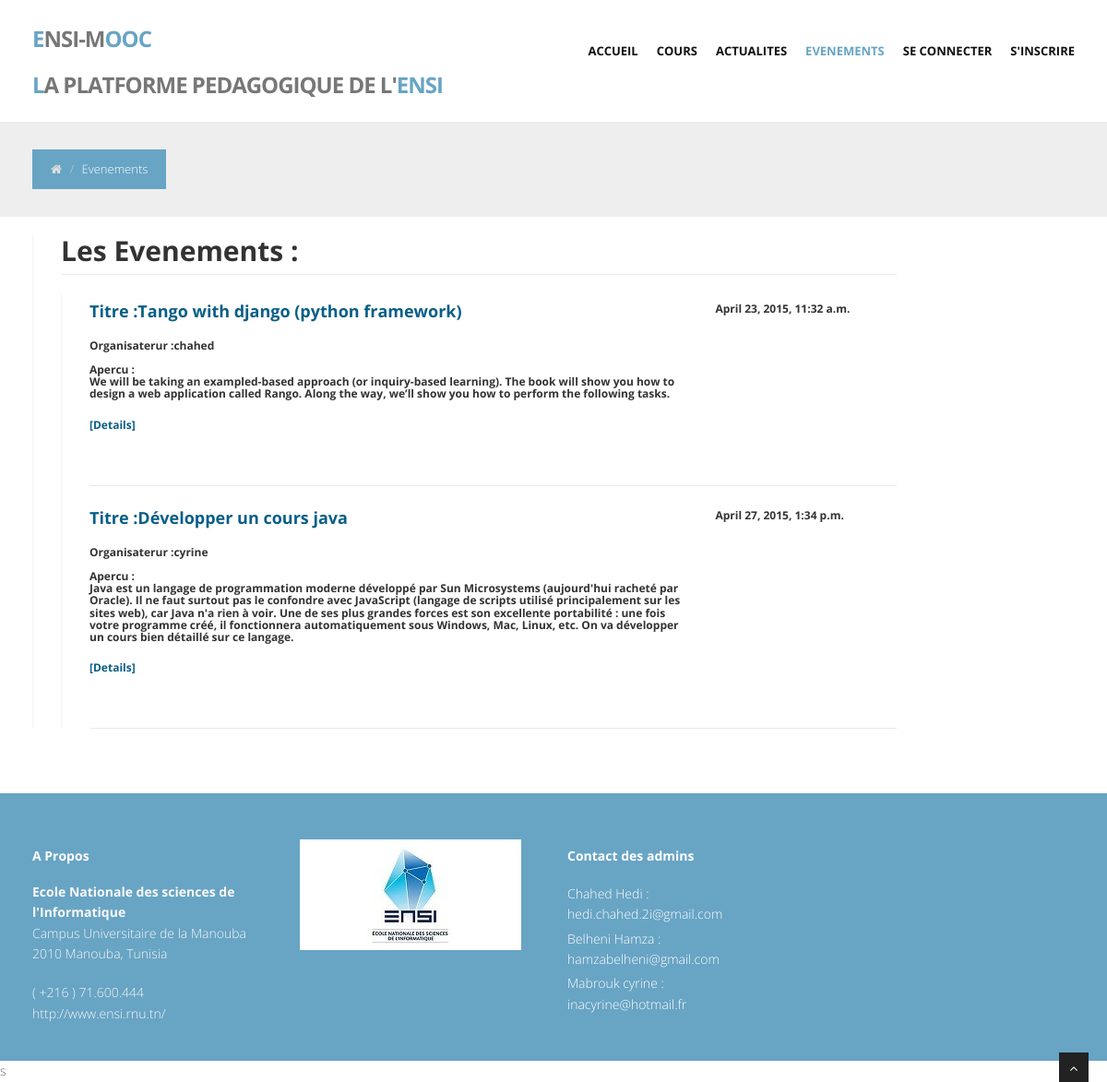
Screenshot of /home/evenements/ with the database file from the repository.
### home/models.py (models this page shows)
class Event(models.Model):
    Tiitre=models.CharField(max_length=50)
    Appercu=models.TextField()
    Organisateur = models.CharField(max_length=100)
    Duree = models.CharField(max_length=42)
    Pre_requis = models.TextField(null=True,max_length=200)
    Programme = models.TextField(null=True)
    date = models.DateTimeField(auto_now_add=True, auto_now=False,verbose_name="Date de parution",null=True)

### home/views.py (the view)
def participer(request):
    evt_list = Event.objects.order_by()
    usg = Group.objects.get(name="enseignant").user_set.all()
    if request.method == 'POST':
        form = EvenementForm(request.POST)
        if form.is_valid():
            form.save(commit=True)
            return participer(request)
        else:
            print (form.errors)
    else:
        form = EvenementForm()
    return render(request, 'rango/evenements.html',{'form':form,'a': evt_list,'usg':usg})

### templates/rango/evenements.html (shortened to what this page needs)
<!DOCTYPE html>
{% load staticfiles %}
<html lang="en" xmlns="http://www.w3.org/1999/html">
<head>
<link href="{% static "css/bootstrap.min.css"%}" rel="stylesheet" />
<link href="{% static "css/fancybox/jquery.fancybox.css" % }" rel="stylesheet">
<link href="{% static "css/jcarousel.css"%}" rel="stylesheet" />
<link href="{% static "css/flexslider.css"%}" rel="stylesheet" />
<link href="{% static "css/style.css"%}" rel="stylesheet" />
<link href="{% static "css/stylediv.css"%}" rel="stylesheet" />
<link href="{% static "skins/default.css" %}" rel="stylesheet" />
</head>
<body>
<div id="wrapper">
	<header>
        <div class="navbar navbar-default navbar-static-top">
            <div class="container">
                <div class="navbar-header">
                     <a class="navbar-brand" href="http://127.0.0.1:8000/home/"><span>E</span>NSI-M<span>ooc</span></a><br>
                    <a class="navbar-brand"><span>L</span>a platforme pedagogique de L'<a class="navbar-brand" href="http://www.ensi.rnu.tn"><span>ENSI</span></a></a>
                </div>
                <div class="navbar-collapse collapse ">
                    <ul class="nav navbar-nav">
                        <li><a href="http://127.0.0.1:8000/home/">Accueil</a></li>
                        <li><a href="/home/cours/">Cours</a></li>
                        <li ><a href="/home/actualites/">Actualites</a></li>
                          <li class="active"><a href="/home/evenements/">Evenements</a></li>
                        {% if user.is_authenticated %}
                        <li class="active"><a  style="color:#8fdb54">{{ user.username}} Connecte</a></li>
                        <li><a href="http://127.0.0.1:8000/home/deconnexion">Deconnecter</a></li>
                        {% else %}
                        <li><a href="http://127.0.0.1:8000/home/connexion/">Se connecter</a></li>
                        <li><a href="/home/inscription/">S'inscrire</a></li>
                        {% endif %}
                    </ul>
                </div>
            </div>
        </div>
	</header>
    <section id="inner-headline">
	<div class="container" >
		<div class="row">
			<div class="col-lg-12">
				<ul class="breadcrumb">
					<li><a href="/home/"><i class="fa fa-home"></i></a></li>
					<li class="active">Evenements</li>
				</ul>
			</div>
		</div>
	</div>
	</section>
	<section>
	<div class="container">
		<div class="row">
			<div class="col-lg-10">
             <aside class="right-sidebar">
              <h2 class="widgetheading">Les Evenements :</h2>
				<div class="widget">
                <aside class="right-sidebar">
                 <ul class="cat">
					{% if a %}
                   {% for c in a %}
                <li class="widgetheading">
                    <div class="row">
			        <div class="col-lg-9">
                    <h4 style="color: #085e86 ">Titre :{{ c.Tiitre }} </h4>
                    <h6> Organisaterur :{{ c.Organisateur}} </br></br>
                         Apercu :</br>{{ c.Appercu }}</h6>
                    <h6><a style="color: #085e86 " href="{% url "home.views.devenirmembre" c.id %}">[Details] </a></h6>
                    </div>
                    <div class="col-lg-3">
                        <h6>{{ c.date }}</h6>
                        </div>
                    </li>
                {% endfor %}
                 </ul>
                 </aside>
        {% else %}
            <strong>Pas d'evenements disponibles</strong>
        {% endif %}
                    </aside>
					</div>
        <div class="col-lg-2">
             <div id="content">
        </div>
			</div>
		</div>
	</section>
	<footer>
	<div class="container">
		<div class="row">
			<div class="col-lg-3">
				<div class="widget">
					<h5 class="widgetheading">A Propos</h5>
					<address>
					<strong>Ecole Nationale des sciences de l'Informatique</strong><br>
					 Campus Universitaire de la Manouba<br>
					 2010   Manouba, Tunisia</address>
					<p>
						( +216 ) 71.600.444<br>
						 http://www.ensi.rnu.tn/
					</p>
				</div>
			</div>
			<div class="col-lg-3">
				<div>
                                 <img src="{% static "img/ensi.jpg"%}"></img>
				</div>
			</div>
			<div class="col-lg-3">
				<div class="widget">
					<h5 class="widgetheading">Contact des admins</h5>
					<ul class="link-list">
						<li><a>Chahed Hedi : hedi.chahed.2i@gmail.com</a></li>
						<li><a>Belheni Hamza : hamzabelheni@gmail.com</a></li>
						<li><a>Mabrouk cyrine :</a> <br> <a>inacyrine@hotmail.fr</a></li>
					</ul>
				</div>
			</div>
		</div>
	</div>
	</footer>
</div>
<a href="#" class="scrollup"><i class="fa fa-angle-up active"></i></a>
<script src="{% static "js/jquery.fancybox-media.js"%}"></script>s
</body>
</html>

### static/css/style.css (style rules this page uses)
body { font-family:'Open Sans', Arial, sans-serif; font-size:14px; font-weight:300; line-height:1.6em; color:#656565; }
h1,h2, h3, h4, h5, h6 { font-family:'Open Sans', Arial, sans-serif; font-weight:700; line-height:1.1em; color:#333; margin-bottom: 20px; }
.container { padding:0 20px 0 20px; position:relative; }
#wrapper { width:100%; margin:0; padding:0; }
.row,.row-fluid { margin-bottom:30px; }
.row .row,.row-fluid .row-fluid { margin-bottom:30px; }
header .navbar { margin-bottom: 0; }
.navbar-default { border: none; }
.navbar-brand { color: #222; text-transform: uppercase; font-size: 24px; font-weight: 700; line-height: 1em; letter-spacing: -1px; margin-top: 30px; padding: 0 0 0 15px; }
header .navbar-collapse ul.navbar-nav { float: right; margin-right: 0; }
header .navbar-default { background-color: #fff; }
header .nav li a:hover, header .nav li a:focus, header .nav li.active a, header .nav li.active a:hover, header .nav li a.dropdown-toggle:hover, header .nav li a.dropdown-toggle:focus, header .nav li.active ul.dropdown-menu li a:hover, header .nav li.active ul.dropdown-menu li.active a { -webkit-transition: all .3s ease; -moz-transition: all .3s ease; -ms-transition: all .3s ease; -o-transition: all .3s ease; transition: all .3s ease; }
header .navbar { min-height: 100px; }
header .navbar-nav > li { padding-bottom: 30px; padding-top: 30px; }
header .navbar-nav > li > a { padding-bottom: 6px; padding-top: 5px; margin-left: 2px; line-height: 30px; font-weight: 700; -webkit-transition: all .3s ease; -moz-transition: all .3s ease; -ms-transition: all .3s ease; -o-transition: all .3s ease; transition: all .3s ease; }
.navbar-default .navbar-nav > .active > a, .navbar-default .navbar-nav > .active > a:hover, .navbar-default .navbar-nav > .active > a:focus { background-color: #fff; }
header ul.nav li { border:none; margin:0; }
header ul.nav li a { font-size:12px; border:none; font-weight:700; text-transform:uppercase; }
.navbar .nav > li > a { color: #111; text-shadow: none; }
.navbar .nav > .active > a,.navbar .nav > .active > a:hover { background:none; font-weight:700; }
#content { position:relative; background:#fff; padding:50px 0 40px 0; }
#inner-headline { background:#eee; position:relative; margin:0; padding:0; color:#fcfcfc; }
#inner-headline ul.breadcrumb { margin:30px 0 0; float:left; }
#inner-headline ul.breadcrumb li { margin-bottom:0; padding-bottom:0; }
#inner-headline ul.breadcrumb li { font-size:13px; color:#fff; }
#inner-headline ul.breadcrumb li i { color:#dedede; }
#inner-headline ul.breadcrumb li a { color:#fff; }
ul.link-list { margin:0; padding:0; list-style:none; }
ul.link-list li { margin:0; padding:2px 0 2px 0; list-style:none; }
footer ul.link-list li a { color:#fff; }
.widgetheading { width:100%; padding:0; }
aside .widgetheading { position: relative; border-bottom: #e9e9e9 1px solid; padding-bottom: 9px; }
footer .widgetheading { position: relative; }
aside { position:relative; margin-bottom:40px; }
.right-sidebar { border-left:1px solid #f5f5f5; padding:0 0 0 30px; -webkit-box-shadow:inset 1px 0 0 0 rgba(0,0,0,.01); box-shadow:inset 1px 0 0 0 rgba(0,0,0,.01); }
aside .widget { margin-bottom:40px; }
ul.cat, ul.recent, ul.folio-detail, ul.contact-info { margin:0; padding:0; list-style:none; }
ul.cat li, ul.recent li, ul.folio-detail li, ul.contact-info li { margin:0 0 15px 0; list-style:none; }
ul.cat li a, ul.folio-detail li a { color:#656565; }
footer { padding:50px 0 0 0; color:#f8f8f8; }
footer a { color:#fff; }
footer h1, footer h2, footer h3, footer h4, footer h5, footer h6 { color:#fff; }
footer address { line-height:1.6em; }
.scrollup { position:fixed; width:32px; height:32px; bottom:0px; right:20px; background: #222; }
a.scrollup { outline:0; text-align: center; }
a.scrollup i { margin-top: 10px; color: #fff; }

### rows the page displays
Event: Tiitre "Tango with django (python framework)", Organisateur "chahed", Appercu "We will be taking an exampled-based approach (or inquiry-based learning). The book will show you how to design a web application called Rango. Along the way, we’ll show you how to perform the following tasks.", date "April 23, 2015, 11:32 a.m."
Event: Tiitre "Développer un cours java", Organisateur "cyrine", Appercu "Java est un langage de programmation moderne développé par Sun Microsystems (aujourd'hui racheté par Oracle). Il ne faut surtout pas le confondre avec JavaScript (langage de scripts utilisé principalement sur les sites web), car Java n'a rien à voir. Une de ses plus grandes forces est son excellente portabilité : une fois votre programme créé, il fonctionnera automatiquement sous Windows, Mac, Linux, etc. On va développer un cours bien détaillé sur ce langage.", date "April 27, 2015, 1:34 p.m."
